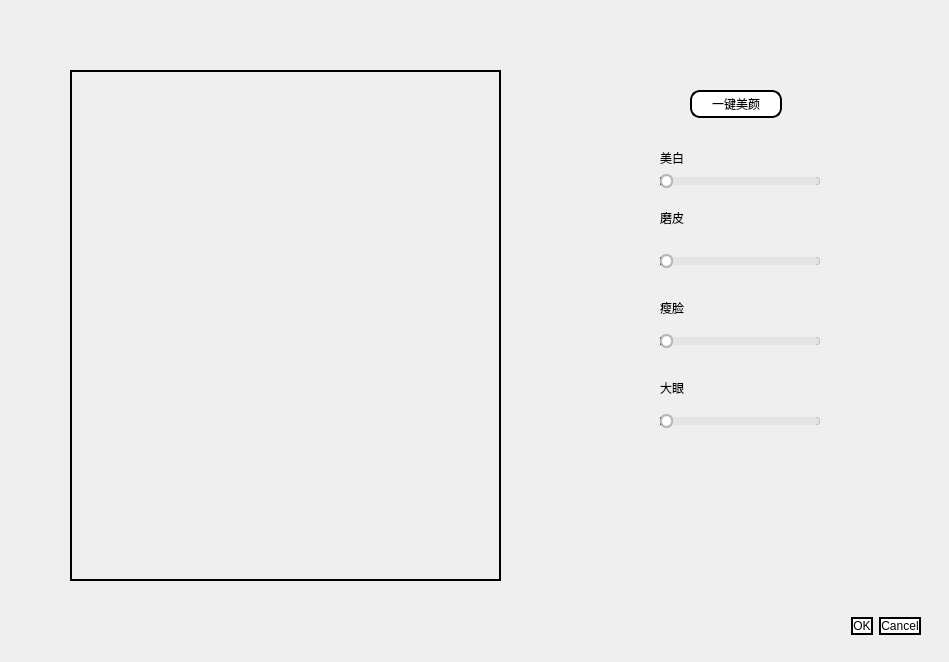
<?xml version="1.0" encoding="UTF-8"?>
<ui version="4.0">
 <class>FaceDialog</class>
 <widget class="QDialog" name="FaceDialog">
  <property name="geometry">
   <rect>
    <x>0</x>
    <y>0</y>
    <width>949</width>
    <height>662</height>
   </rect>
  </property>
  <property name="windowTitle">
   <string>Dialog</string>
  </property>
  <property name="styleSheet">
   <string notr="true">QSlider::groove:horizontal{
background:#000000;
height:8px;
border-radius:4px;
}

QSlider::add-page:horizontal{
background:#E4E4E4;
height:8px;
border-radius:4px;
}

QSlider::sub-page:horizontal{
background:#000000;
height:8px;
border-radius:4px;
}

QSlider::handle:horizontal{
width:13px;
margin-top:-3px;
margin-bottom:-3px;
border-radius:6px;
background:qradialgradient(spread:pad,cx:0.5,cy:0.5,radius:0.5,fx:0.5,fy:0.5,stop:0.6 #FFFFFF,stop:0.8 #B6B6B6);
}
QPushButton {
background-color:#ffffff;
border-width:2px;
border-color: #000000;
border-style: solid;
border-radius:10px;  
}
QGroupBox{
    border:2px solid;
    border-radius:5px;
    margin-top:0.5em;
}

QGroupBox::title{
    subcontrol-origin: margin;
    subcontrol-position: top center;
    padding:0 1px;
}</string>
  </property>
  <widget class="QDialogButtonBox" name="buttonBox">
   <property name="geometry">
    <rect>
     <x>580</x>
     <y>610</y>
     <width>341</width>
     <height>32</height>
    </rect>
   </property>
   <property name="orientation">
    <enum>Qt::Horizontal</enum>
   </property>
   <property name="standardButtons">
    <set>QDialogButtonBox::Cancel|QDialogButtonBox::Ok</set>
   </property>
  </widget>
  <widget class="QLabel" name="label_show">
   <property name="geometry">
    <rect>
     <x>70</x>
     <y>70</y>
     <width>431</width>
     <height>511</height>
    </rect>
   </property>
   <property name="styleSheet">
    <string notr="true">QPushButton {
background-color:#ffffff;
border-width:2px;
border-color: #000000;
border-style: solid;
border-radius:10px;  
}</string>
   </property>
   <property name="frameShape">
    <enum>QFrame::WinPanel</enum>
   </property>
   <property name="lineWidth">
    <number>1</number>
   </property>
   <property name="text">
    <string/>
   </property>
  </widget>
  <widget class="QSlider" name="horizontalSlider_wihte">
   <property name="geometry">
    <rect>
     <x>660</x>
     <y>250</y>
     <width>160</width>
     <height>22</height>
    </rect>
   </property>
   <property name="maximum">
    <number>200</number>
   </property>
   <property name="orientation">
    <enum>Qt::Horizontal</enum>
   </property>
  </widget>
  <widget class="QSlider" name="horizontalSlider_2">
   <property name="geometry">
    <rect>
     <x>660</x>
     <y>330</y>
     <width>160</width>
     <height>22</height>
    </rect>
   </property>
   <property name="orientation">
    <enum>Qt::Horizontal</enum>
   </property>
  </widget>
  <widget class="QSlider" name="horizontalSlider_3">
   <property name="geometry">
    <rect>
     <x>660</x>
     <y>410</y>
     <width>160</width>
     <height>22</height>
    </rect>
   </property>
   <property name="orientation">
    <enum>Qt::Horizontal</enum>
   </property>
  </widget>
  <widget class="QLabel" name="label">
   <property name="geometry">
    <rect>
     <x>660</x>
     <y>210</y>
     <width>72</width>
     <height>15</height>
    </rect>
   </property>
   <property name="text">
    <string>磨皮</string>
   </property>
  </widget>
  <widget class="QLabel" name="label_2">
   <property name="geometry">
    <rect>
     <x>660</x>
     <y>150</y>
     <width>72</width>
     <height>15</height>
    </rect>
   </property>
   <property name="text">
    <string>美白</string>
   </property>
  </widget>
  <widget class="QSlider" name="horizontalSlider_wihte_2">
   <property name="geometry">
    <rect>
     <x>660</x>
     <y>170</y>
     <width>160</width>
     <height>22</height>
    </rect>
   </property>
   <property name="maximum">
    <number>200</number>
   </property>
   <property name="orientation">
    <enum>Qt::Horizontal</enum>
   </property>
  </widget>
  <widget class="QLabel" name="label_3">
   <property name="geometry">
    <rect>
     <x>660</x>
     <y>380</y>
     <width>72</width>
     <height>15</height>
    </rect>
   </property>
   <property name="text">
    <string>大眼</string>
   </property>
  </widget>
  <widget class="QLabel" name="label_4">
   <property name="geometry">
    <rect>
     <x>660</x>
     <y>300</y>
     <width>72</width>
     <height>15</height>
    </rect>
   </property>
   <property name="text">
    <string>瘦脸</string>
   </property>
  </widget>
  <widget class="QPushButton" name="pushButton">
   <property name="geometry">
    <rect>
     <x>690</x>
     <y>90</y>
     <width>92</width>
     <height>28</height>
    </rect>
   </property>
   <property name="text">
    <string>一键美颜</string>
   </property>
  </widget>
 </widget>
 <resources/>
 <connections>
  <connection>
   <sender>buttonBox</sender>
   <signal>accepted()</signal>
   <receiver>FaceDialog</receiver>
   <slot>accept()</slot>
   <hints>
    <hint type="sourcelabel">
     <x>248</x>
     <y>254</y>
    </hint>
    <hint type="destinationlabel">
     <x>157</x>
     <y>274</y>
    </hint>
   </hints>
  </connection>
  <connection>
   <sender>buttonBox</sender>
   <signal>rejected()</signal>
   <receiver>FaceDialog</receiver>
   <slot>reject()</slot>
   <hints>
    <hint type="sourcelabel">
     <x>316</x>
     <y>260</y>
    </hint>
    <hint type="destinationlabel">
     <x>286</x>
     <y>274</y>
    </hint>
   </hints>
  </connection>
 </connections>
</ui>
